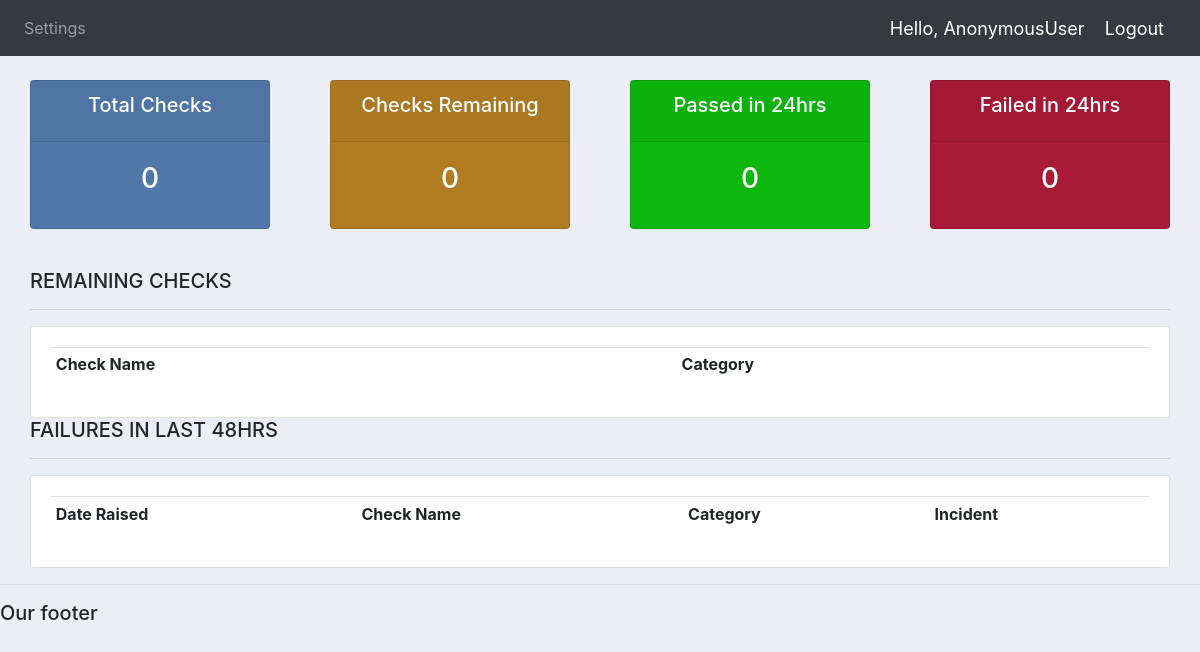
The app's page /, older data.
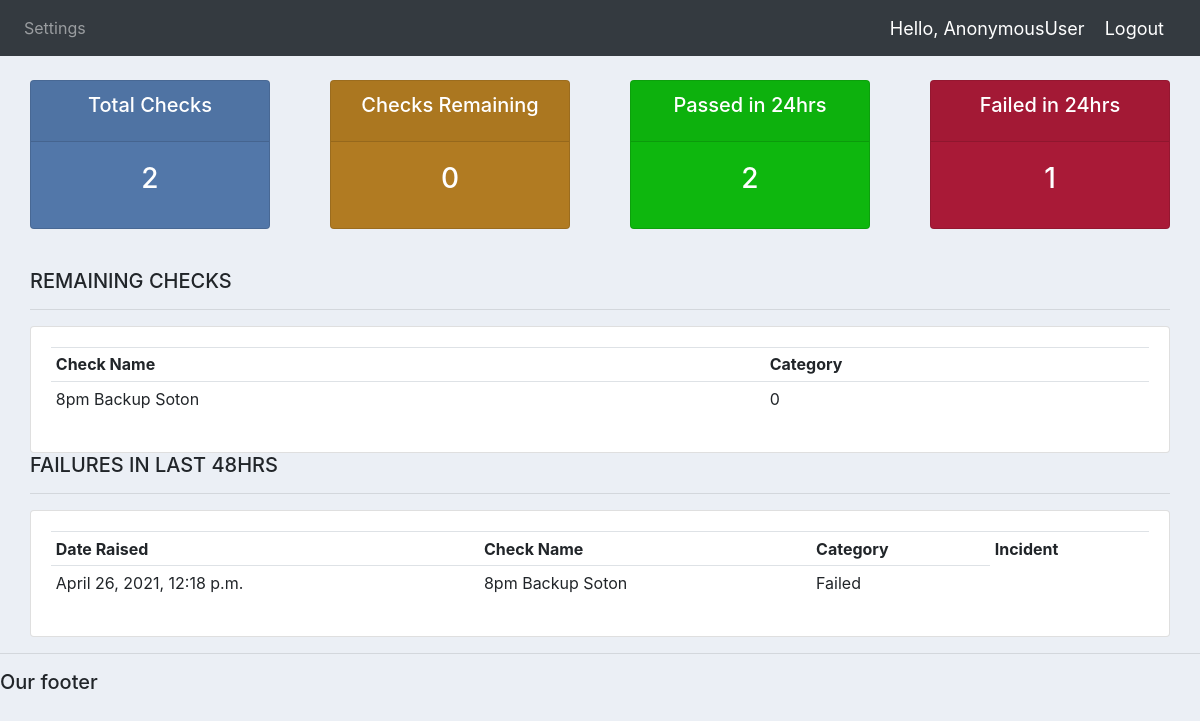
The same page, newer data.
### main/models.py (models this page shows, shortened)
class Result(models.Model):
    RESULTSTATE = (
        ('Passed', 'Passed'),
        ('Failed', 'Failed'),
    )
    check_id = models.ForeignKey(Check, null=True, on_delete=models.SET_NULL)
    status = models.CharField(max_length=200, null=True, choices=RESULTSTATE)
    notes = models.CharField(max_length=500, null=True, default='null')
    date_time = models.DateTimeField(auto_now_add=True, null=True)

class Check(models.Model):
    name = models.CharField(max_length=200, null=True)
    category_id = models.ForeignKey(Category, null=True, on_delete=models.SET_NULL)
    site_id = models.ForeignKey(Site, null=True, on_delete=models.SET_NULL)
    team_id = models.ForeignKey(Team, null=True, on_delete=models.SET_NULL)
    tag_id = models.ManyToManyField(Tag)
    def __str__(self):
        return self.name

### main/views.py (the view)
# urls.py: 2. Add a URL to urlpatterns:  path('', views.home, name='home')
def home(request):
    checklist = Check.objects.all()
    total_checks = checklist.count()
    resultlist = Result.objects.all()
    totalfails = Result.objects.filter(status='Failed')
    totalfailscount = totalfails.count()
    totalpass = Result.objects.filter(status='Passed')
    totalpasscount = totalpass.count()
    test = Check.objects.filter(result__status='').count
    context = {'total_checks': total_checks, 'checklist': checklist, 'resultlist': resultlist, 'totalfails': totalfails,
               'totalfailscount': totalfailscount, 'totalpasscount': totalpasscount, 'test': test}
    return render(request, 'main/dashboard.html', context)

### main/templates/main/dashboard.html
{%  extends 'main/main.html' %}
{% block content %}
{%  include 'main/status.html' %}
<br>
    <div class="col-md-12">
		<h5>REMAINING CHECKS</h5>
		<hr>
		<div class="card card-body">
			<table class="table table-sm">
				<tr>
					<th>Check Name</th>
					<th>Category</th>
				</tr>
				{% for result in totalfails %}
					<tr>
						<td>{{result.check_id}}</td>
                        <td>{{test}}</td>
					</tr>
				{% endfor %}
			</table>
		</div>
	</div>
	<div class="col-md-12">
		<h5>FAILURES IN LAST 48HRS</h5>
		<hr>
		<div class="card card-body">
			<table class="table table-sm">
				<tr>
					<th>Date Raised</th>
					<th>Check Name</th>
					<th>Category</th>
                    <th>Incident</th>
				</tr>
				{% for result in totalfails %}
					<tr>
						<td>{{result.date_time}}</td>
						<td>{{result.check_id}}</td>
						<td>{{result.status}}</td>
					</tr>
				{% endfor %}
			</table>
		</div>
	</div>
</div>
{% endblock %}

Row changes from the older to the newer data that the page shows:
added Result: check_id "8pm Backup Soton", test "0", date_time "April 26, 2021, 12:18 p.m.", status "Failed"
Text that changed along with them:
{{ total_checks }}: "0" → "2"
{{ totalpasscount }}: "0" → "2"
{{ totalfailscount }}: "0" → "1"
